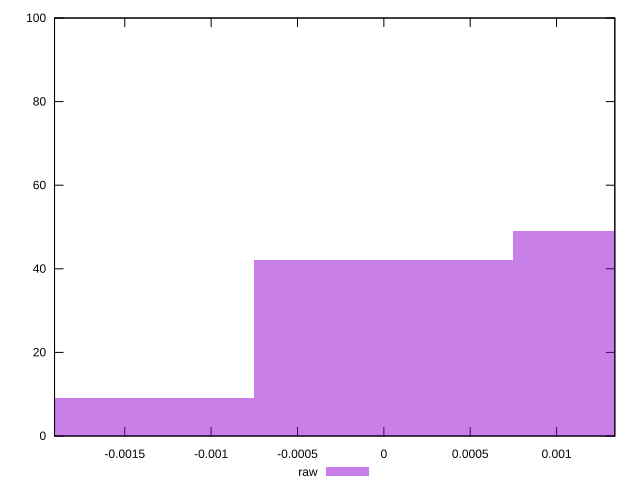

The gnuplot source for this figure:
reset

$raw <<EOF
0.0014982789779532327 49
0 42
-0.0014982789779532327 9
EOF

set key outside below
set boxwidth 0.0014982789779532327
set xrange [-0.001906682946458882:0.001337243279536006]
set yrange [0:100]
set trange [0:100]
set style fill transparent solid 0.5 noborder
set terminal svg size 640, 490 enhanced background rgb 'white'
set output "reports/report_00031_2021-02-24T23-18-18.084Z/meta/pScore-difference/samples/card/raw/histogram.svg"

plot $raw title "raw" with boxes

reset
